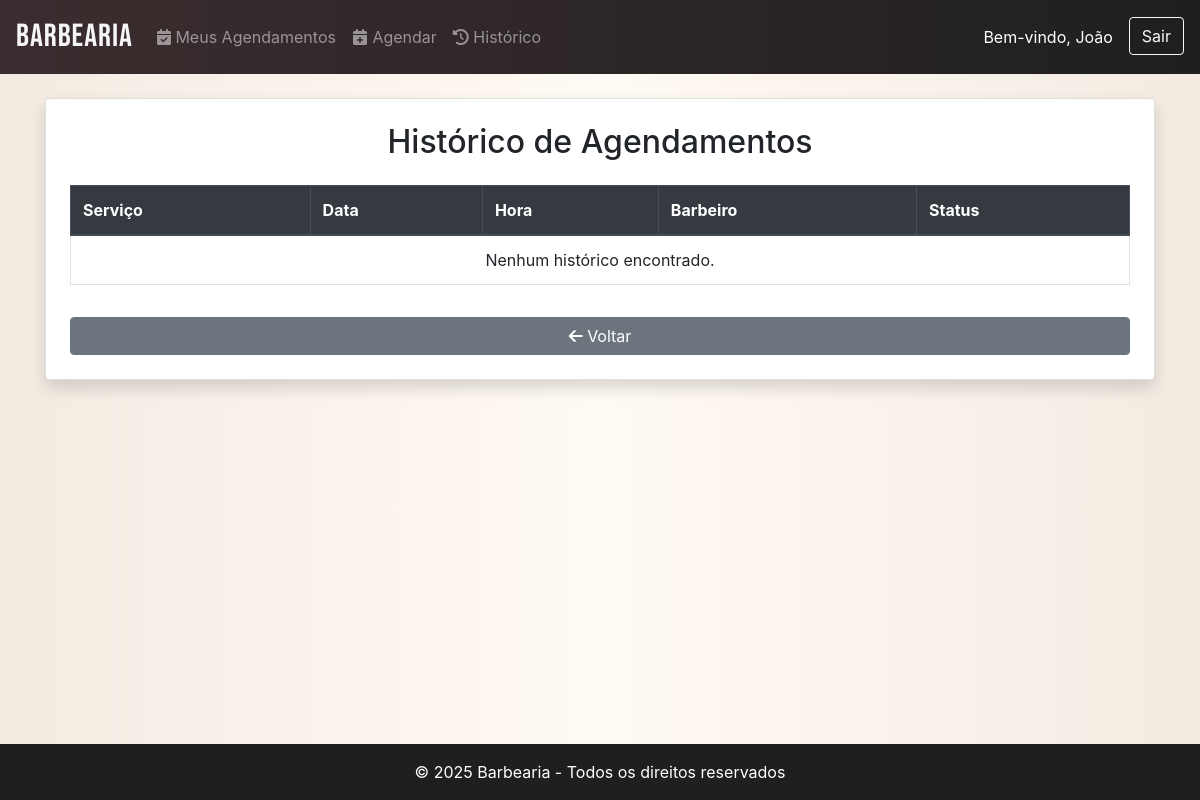
Page /agendamentos/historico/ (signed in) on the earlier database version.
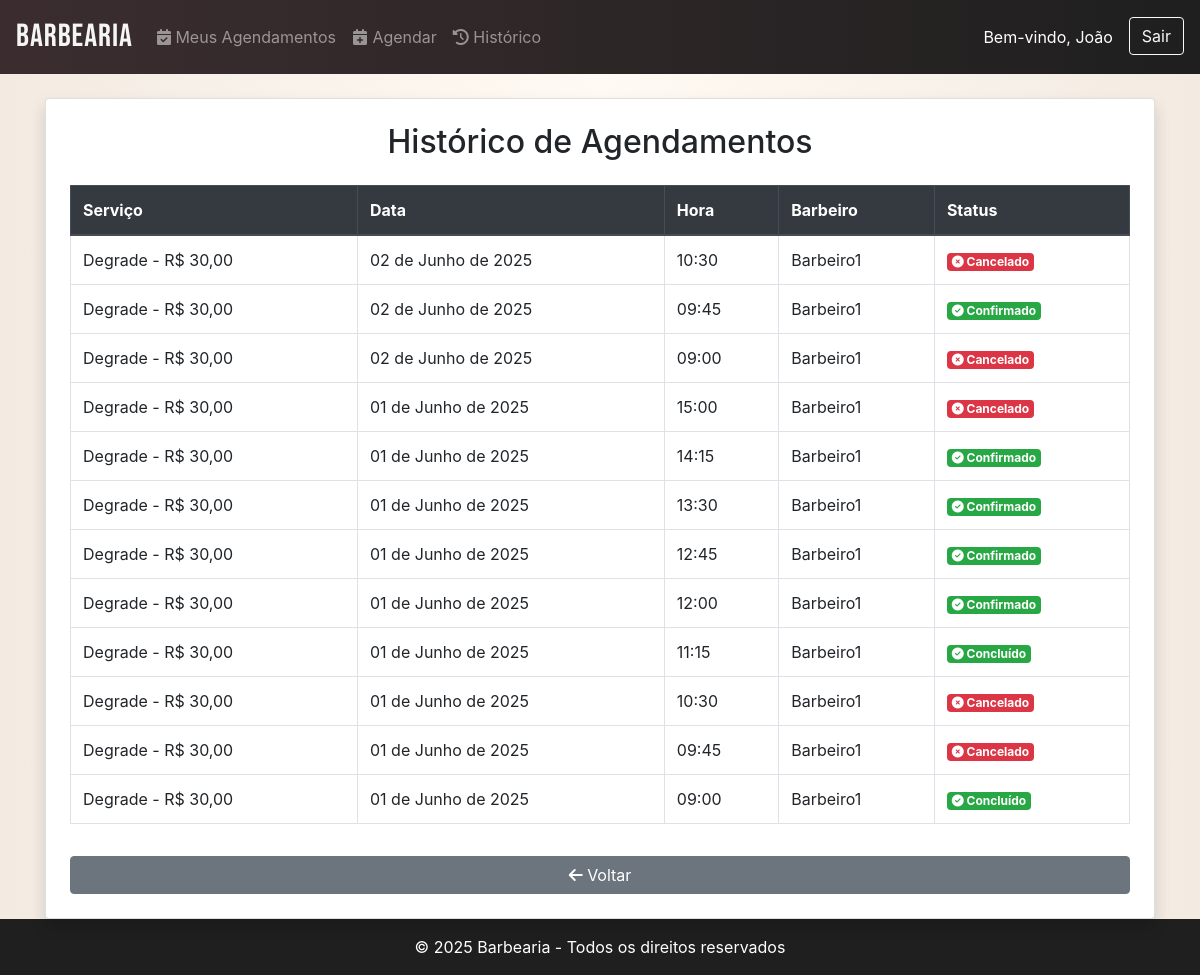
Same page on the later database version.
### barbershop/users/models.py (models this page shows, shortened)
class User(AbstractUser):
    username = models.CharField(max_length=150, unique=False, blank=True)
    email = models.EmailField(unique=True)
    is_client = models.BooleanField(default=False)
    is_barber = models.BooleanField(default=False)
    must_change_password = models.BooleanField(default=False)  # 👈 Adicione isso
    USERNAME_FIELD = 'email'  # login será feito via email
    REQUIRED_FIELDS = ['username']  # campos obrigatórios além do email

### barbershop/appointments/models.py (models this page shows, shortened)
class Appointment(models.Model):
    client = models.ForeignKey(settings.AUTH_USER_MODEL, on_delete=models.CASCADE, related_name='appointments', limit_choices_to={'is_client': True})
    barber = models.ForeignKey(settings.AUTH_USER_MODEL, on_delete=models.CASCADE, related_name='appointments_barber', limit_choices_to={'is_barber': True})
    service = models.ForeignKey(Service, on_delete=models.CASCADE)
    date = models.DateField()
    time = models.TimeField()
    class Meta:
        unique_together = ('barber', 'date', 'time')  # Garante que não haja conflito de horário
    STATUS_CHOICES = [
        ('pendente', 'Pendente'),
        ('confirmado', 'Confirmado'),
        ('concluido', 'Concluído'),
        ('cancelado', 'Cancelado'),
    ]
    status = models.CharField(max_length=10, choices=STATUS_CHOICES, default='pendente')

class Service(models.Model):
    barber = models.ForeignKey(settings.AUTH_USER_MODEL, on_delete=models.CASCADE, limit_choices_to={'is_barber': True})
    name = models.CharField(max_length=100)
    price = models.DecimalField(max_digits=6, decimal_places=2)

### barbershop/appointments/views.py (the view)
# urls.py: path('historico/', views.historico_agendamentos, name='historico'),
@login_required
def historico_agendamentos(request):
    historico = Appointment.objects.filter(
        client=request.user
    ).exclude(status='pendente').order_by('-date', '-time')
    return render(request, 'appointments/historico.html', {'appointments': historico})

### barbershop/appointments/templates/appointments/historico.html
{% extends 'base.html' %}
{% block content %}
<div class="card p-4 shadow">
  <h2 class="text-center mb-4">Histórico de Agendamentos</h2>
  <table class="table table-bordered table-hover">
    <thead class="thead-dark">
      <tr>
        <th>Serviço</th>
        <th>Data</th>
        <th>Hora</th>
        <th>Barbeiro</th>
        <th>Status</th>
      </tr>
    </thead>
    <tbody>
      {% for appointment in appointments %}
        <tr>
          <td>{{ appointment.service.name }} - R$ {{ appointment.service.price }}</td>
          <td>{{ appointment.date|date:"d \d\e F \d\e Y" }}</td>
          <td>{{ appointment.time }}</td>
          <td>{{ appointment.barber.username }}</td>
          <td>
            {% if appointment.status == "cancelado" %}
              <span class="badge badge-danger"><i class="fas fa-times-circle"></i> Cancelado</span>
            {% elif appointment.status == "concluido" %}
              <span class="badge badge-success"><i class="fas fa-check-circle"></i> Concluído</span>
            {% elif appointment.status == "confirmado" %}
              <span class="badge badge-success"><i class="fas fa-check-circle"></i> Confirmado</span>
            {% else %}
              <span class="badge badge-secondary">{{ appointment.status }}</span>
            {% endif %}
          </td>
        </tr>
      {% empty %}
        <tr>
          <td colspan="5" class="text-center">Nenhum histórico encontrado.</td>
        </tr>
      {% endfor %}
    </tbody>
  </table>
  <a href="{% url 'appointments:list' %}" class="btn btn-secondary mt-3"><i class="fas fa-arrow-left"></i> Voltar</a>
</div>
{% endblock %}

### barbershop/templates/base.html (shortened to what this page needs)
<!DOCTYPE html>
<html lang="pt-br">
<head>
    <link href="https://stackpath.bootstrapcdn.com/bootstrap/4.5.2/css/bootstrap.min.css" rel="stylesheet">
    <link href="https://cdnjs.cloudflare.com/ajax/libs/font-awesome/6.4.0/css/all.min.css" rel="stylesheet">
</head>
<body>
    <nav class="navbar navbar-expand-lg navbar-dark">
        <a class="navbar-brand" href="/">Barbearia</a>
        <div class="collapse navbar-collapse">
            <ul class="navbar-nav mr-auto">
                {% if user.is_authenticated %}
                    {% if user.is_barber or user.is_staff %}
                        <li class="nav-item">
                            <a class="nav-link text-warning" href="{% url 'dashboard:criar_servico' %}">
                                <i class="fas fa-scissors"></i> Criar Serviço
                            </a>
                        </li>
                    {% else %}
                        <li class="nav-item">
                            <a class="nav-link" href="{% url 'appointments:list' %}">
                                <i class="fas fa-calendar-check"></i> Meus Agendamentos
                            </a>
                        </li>
                        <li class="nav-item">
                            <a class="nav-link" href="{% url 'appointments:schedule' %}">
                                <i class="fas fa-calendar-plus"></i> Agendar
                            </a>
                        </li>
                        <li class="nav-item">
                            <a class="nav-link" href="{% url 'appointments:historico' %}">
                                <i class="fas fa-history"></i> Histórico
                            </a>
                         </li>
                    {% endif %}
                {% endif %}
            </ul>
            {% if user.is_authenticated %}
            <ul class="navbar-nav">
                <li class="nav-item">
                    <span class="navbar-text text-white mr-3">Bem-vindo, {{ user.first_name }}</span>
                </li>
                <li class="nav-item">
                    <form action="{% url 'users:logout' %}" method="post" style="display: inline;">
                        <button type="submit" class="btn btn-outline-light">Sair</button>
                    </form>
                </li>
            </ul>
            {% endif %}
        </div>
    </nav>
    <main class="container mt-4 main-content">
        {% block content %}{% endblock %}
    </main>
    <footer class="footer text-white text-center py-3">
        <p class="mb-0">© 2025 Barbearia - Todos os direitos reservados</p>
    </footer>
</body>
</html>

### barbershop/templates/base.html (style rules this page uses)
:root { --page-bg: linear-gradient(to right, #f3ebe2, #fffaf3, #f3ebe2); --page-bg-dark: linear-gradient(to right, #111111, #1a1a1a, #111111); --text-light: #f1f1f1; }
html, body { height: 100%; margin: 0; }
body { display: flex; flex-direction: column; background: var(--page-bg); }
.main-content { flex: 1; }
.navbar { background: linear-gradient(to right, #3b2d2f, #1f1f1f); }
.navbar-brand { font-family: 'Bebas Neue', sans-serif; font-size: 2rem; letter-spacing: 1px; color: #f5f5f5 !important; }
.footer { background: #1f1f1f; }

Differences in the rows shown:
added Appointment: service.name "Degrade", service.price "30,00", date "02 de Junho de 2025", time "10:30", barber.username "Barbeiro1", status "cancelado" (drawn)
added Appointment: service.name "Degrade", service.price "30,00", date "02 de Junho de 2025", time "09:45", barber.username "Barbeiro1", status "confirmado" (drawn)
added Appointment: service.name "Degrade", service.price "30,00", date "02 de Junho de 2025", time "09:00", barber.username "Barbeiro1", status "cancelado" (drawn)
added Appointment: service.name "Degrade", service.price "30,00", date "01 de Junho de 2025", time "15:00", barber.username "Barbeiro1", status "cancelado" (drawn)
added Appointment: service.name "Degrade", service.price "30,00", date "01 de Junho de 2025", time "14:15", barber.username "Barbeiro1", status "confirmado" (drawn)
added Appointment: service.name "Degrade", service.price "30,00", date "01 de Junho de 2025", time "13:30", barber.username "Barbeiro1", status "confirmado" (drawn)
added Appointment: service.name "Degrade", service.price "30,00", date "01 de Junho de 2025", time "12:45", barber.username "Barbeiro1", status "confirmado" (drawn)
added Appointment: service.name "Degrade", service.price "30,00", date "01 de Junho de 2025", time "12:00", barber.username "Barbeiro1", status "confirmado" (drawn)
added Appointment: service.name "Degrade", service.price "30,00", date "01 de Junho de 2025", time "11:15", barber.username "Barbeiro1", status "concluido" (drawn)
added Appointment: service.name "Degrade", service.price "30,00", date "01 de Junho de 2025", time "10:30", barber.username "Barbeiro1", status "cancelado" (drawn)
added Appointment: service.name "Degrade", service.price "30,00", date "01 de Junho de 2025", time "09:45", barber.username "Barbeiro1", status "cancelado" (drawn)
added Appointment: service.name "Degrade", service.price "30,00", date "01 de Junho de 2025", time "09:00", barber.username "Barbeiro1", status "concluido" (drawn)
Other differences:
text no longer shown: "Nenhum histórico encontrado."
